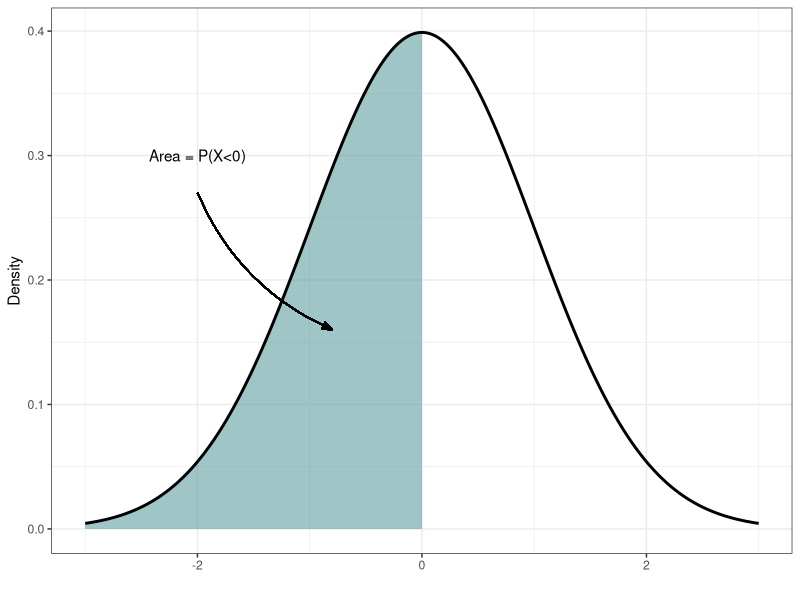
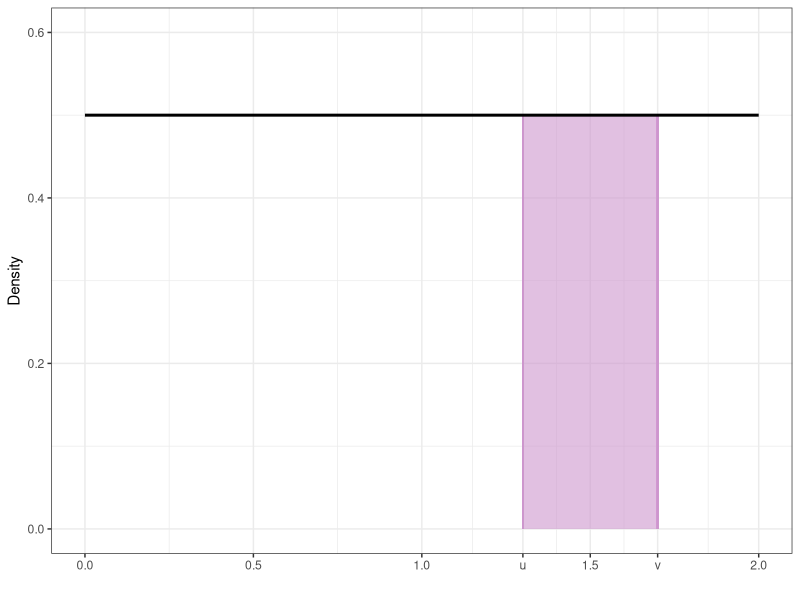
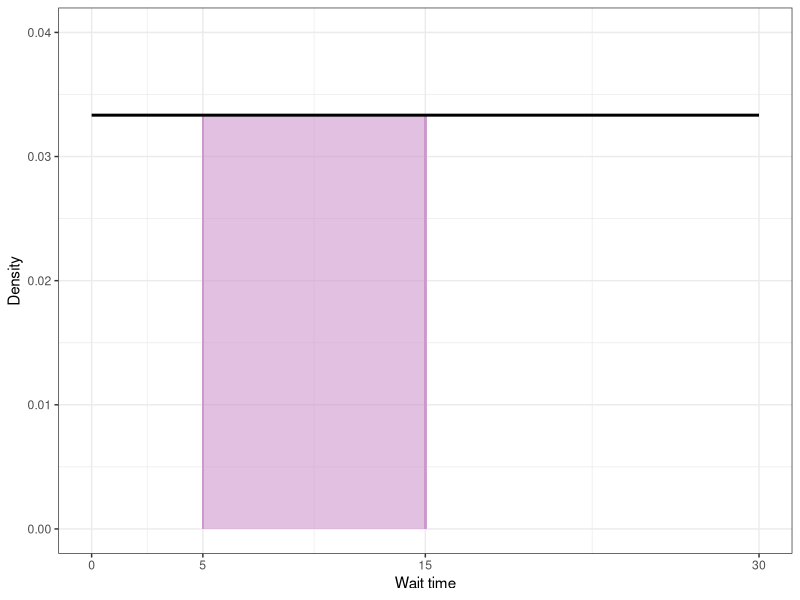
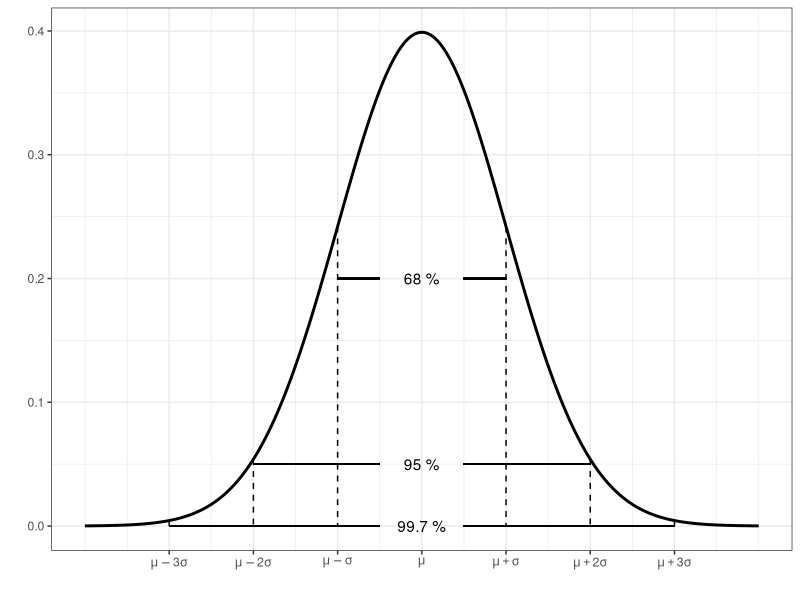
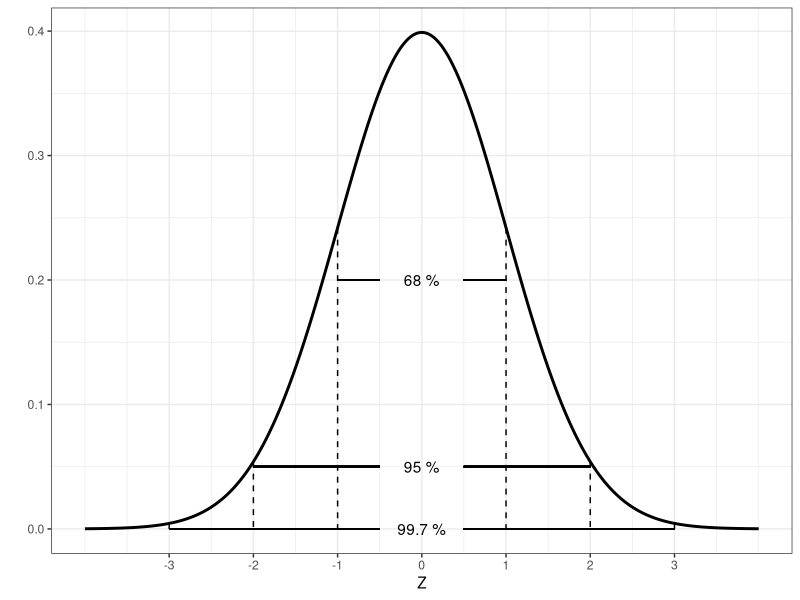
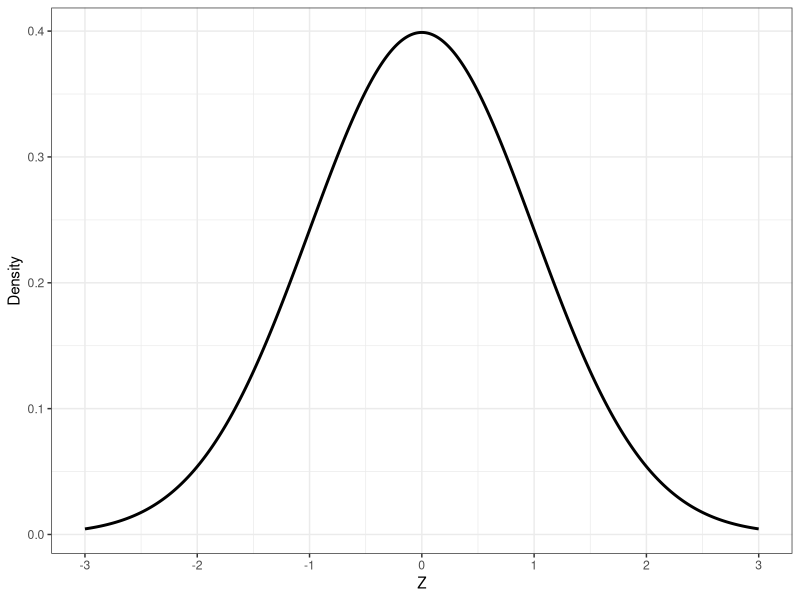
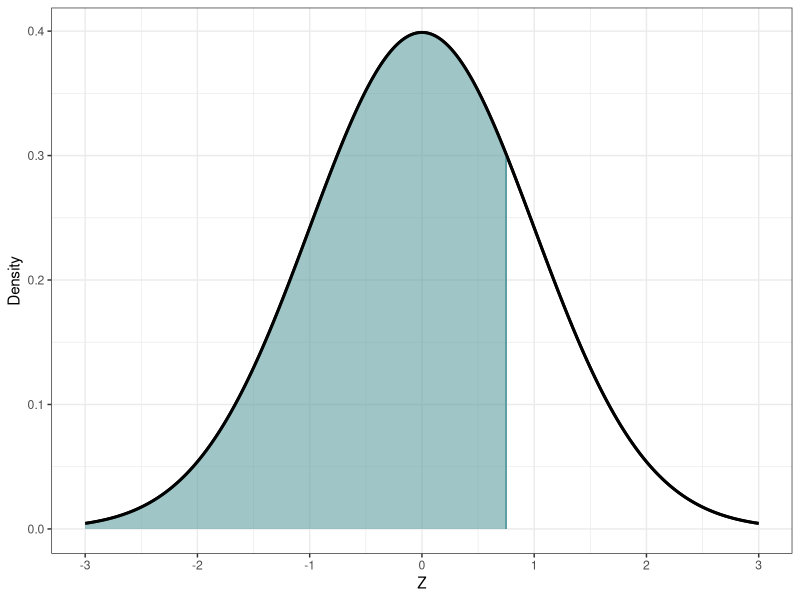
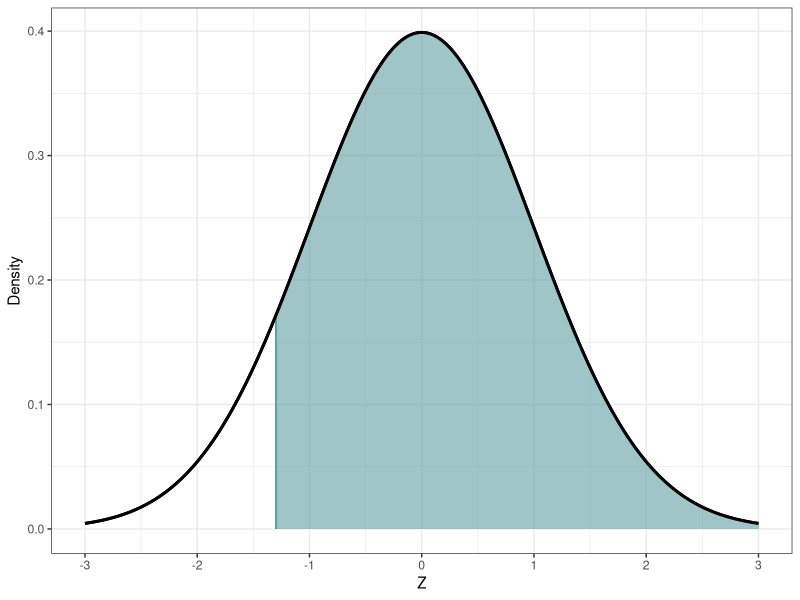

The R script that drew these images, in order:
require(ggplot2)

setwd(dirname(sys.frame(1)$ofile))

# density curve example
x <- seq(-3, 3, length=1000)
y <- dnorm(x)
dc <- data.frame(x=x, y=y)

g.dc <- ggplot(dc, aes(x=x, y=y))
g.dc <- g.dc + geom_area(aes(ymax=y), data=dc[dc$x<0,], fill='cadetblue', alpha=.6)
g.dc <- g.dc + geom_line(size=1)
g.dc <- g.dc + theme_bw() +xlab("") + ylab("Density")
g.dc <- g.dc + annotate("text", x=-2, y=.3, label="Area = P(X<0)")
g.dc <- g.dc + geom_curve(aes(x=-2, y=.27, xend=-.8, yend=.16), curvature = .2,
                          arrow=arrow(angle=20, length=unit(.1,"in"), type="closed"))

g.dc

ggsave('ch6_density_curve.png', width=4.5, height=2, units = "in")


# Uniform distribution
x <- seq(0,2,length=1000)
y <- dunif(x, 0, 2)
ud <- data.frame(x=x,y=y)

g.ud <- ggplot(ud, aes(x=x, y=y))
g.ud <- g.ud + geom_area(aes(ymax=y), data=ud[ud$x>1.3 & ud$x<1.7,], fill="plum3", alpha=.6)
g.ud <- g.ud + geom_segment(aes(x=1.3, y=0, xend=1.3, yend=.5), color="plum3") + 
    geom_segment(aes(x=1.7, y=0, xend=1.7, yend=.5), color="plum3")
g.ud <- g.ud + geom_line(size=1)
g.ud <- g.ud + theme_bw() + xlab("") + ylab("Density")
g.ud <- g.ud + scale_y_continuous(limits=c(0, .6))
g.ud <- g.ud + scale_x_continuous(breaks=c(0, .5, 1, 1.3, 1.5, 1.7, 2),
                                  labels=c("0.0", "0.5", "1.0", "u", "1.5", "v", "2.0"))

g.ud

ggsave('ch6_uniform.png', width=4, height=1.5, units = "in")

# Uniform distribution (bus)
x <- seq(0,30,length=1000)
y <- dunif(x, 0, 30)
y.c <- y[1]
bus <- data.frame(x=x,y=y)

g.bus <- ggplot(bus, aes(x=x, y=y))
g.bus <- g.bus + geom_area(aes(ymax=y), data=bus[bus$x>5 & bus$x<15,], fill="plum3", alpha=.6)
g.bus <- g.bus + geom_segment(aes(x=5, y=0, xend=5, yend=y.c), color="plum3") + 
    geom_segment(aes(x=15, y=0, xend=15, yend=y.c), color="plum3")
g.bus <- g.bus + geom_line(size=1)
g.bus <- g.bus + theme_bw() + xlab("Wait time") + ylab("Density")
g.bus <- g.bus + scale_y_continuous(limits=c(0, .04))
g.bus <- g.bus + scale_x_continuous(breaks=c(0, 5, 15, 30))

g.bus

ggsave('ch6_bus.png', width=4, height=1.5, units = "in")

# Normal distribution
x <- seq(-4, 4, length=1000)
y <- dnorm(x)
nd <- data.frame(x=x, y=y)

g.nd <- ggplot(nd, aes(x=x, y=y))
g.nd <- g.nd + geom_line(size=1)
g.nd <- g.nd + theme_bw() +xlab("") + ylab("")
g.nd <- g.nd + scale_x_continuous(breaks= -3:3,
                                  labels=expression(mu - 3*sigma, 
                                                    mu - 2*sigma,
                                                    mu - sigma,
                                                    mu,
                                                    mu + sigma,
                                                    mu + 2*sigma,
                                                    mu + 3*sigma))
g.nd <- g.nd + geom_segment(aes(x=x, y=y, xend=x, yend=rep(0,6)),
                            data=data.frame(x=c(-3:-1, 1:3), y=dnorm(c(-3:-1, 1:3))),
                            linetype="dashed")
g.nd <- g.nd + annotate("text", x=0, y=.2, label="68 %")
g.nd <- g.nd + geom_segment(aes(x=-.5, xend= -1, y=.2, yend=.2), size=.5)
g.nd <- g.nd + geom_segment(aes(x=.5, xend= 1, y=.2, yend=.2), size=.5) 
g.nd <- g.nd + annotate("text", x=0, y=.05, label="95 %")
g.nd <- g.nd + geom_segment(aes(x=-.5, xend= -2, y=.05, yend=.05), size=.5)
g.nd <- g.nd + geom_segment(aes(x=.5, xend= 2, y=.05, yend=.05), size=.5) 
g.nd <- g.nd + annotate("text", x=0, y=0, label="99.7 %")
g.nd <- g.nd + geom_segment(aes(x=-.5, xend= -3, y=0, yend=0), size=.5)
g.nd <- g.nd + geom_segment(aes(x=.5, xend= 3, y=0, yend=0), size=.5) 

g.nd

ggsave('ch6_normal.png', width=6, height=4, units = "in")

# Z  distribution
g.zd <- g.nd + xlab("Z")
g.zd <- g.zd + scale_x_continuous(breaks= -3:3)

g.zd

ggsave('ch6_zdist.png', width=6, height=4, units = "in")

# Standard normals
z <- seq(-3, 3, length=1000)
y <- dnorm(z)
sn <- data.frame(z=z, y=y)

g.norm <- ggplot(sn, aes(x=z, y=y))
g.norm <- g.norm + geom_line(size=1)
g.norm <- g.norm + theme_bw() +xlab("Z") + ylab("Density")
g.norm <- g.norm + scale_x_continuous(breaks= -3:3)

g.norm

# P(Z < .75)
g.ex01 <- g.norm + geom_area(aes(ymax=y), data=sn[sn$z<.75,], fill='cadetblue', alpha=.6)
g.ex01 <- g.ex01 + geom_segment(aes(x=.75, y=0, xend=.75, yend=dnorm(.75)), color="cadetblue")
g.ex01 <- g.ex01 + geom_line(size=1)

g.ex01

ggsave('ch6_ex01.png', width=4, height=1.5, units = "in")

# P(Z > -1.3)
g.ex02 <- g.norm + geom_area(aes(ymax=y), data=sn[sn$z>-1.3,], fill='cadetblue', alpha=.6)
g.ex02 <- g.ex02 + geom_segment(aes(x=-1.3, y=0, xend=-1.3, yend=dnorm(-1.3)), color="cadetblue")
g.ex02 <- g.ex02 + geom_line(size=1)

g.ex02

ggsave('ch6_ex02.png', width=4, height=1.5, units = "in")

# P(-0.2 < Z < 1.1)
g.ex03 <- g.norm + geom_area(aes(ymax=y), data=sn[sn$z>-.2 & sn$z< 1.1,], fill='cadetblue', alpha=.6)
g.ex03 <- g.ex03 + geom_segment(aes(x=-.2, y=0, xend=-.2, yend=dnorm(-.2)), color="cadetblue")
g.ex03 <- g.ex03 + geom_segment(aes(x=1.1, y=0, xend=1.1, yend=dnorm(1.1)), color="cadetblue")
g.ex03 <- g.ex03 + geom_line(size=1)

g.ex03

ggsave('ch6_ex03.png', width=4, height=1.5, units = "in")

# P(Z < z) = 0.35
g.ex04 <- g.norm + geom_area(aes(ymax=y), data=sn[sn$z< -.385 ,], fill='cadetblue', alpha=.6)
g.ex04 <- g.ex04 + geom_segment(aes(x=-.385, y=0, xend=-.385, yend=dnorm(-.385)), color="cadetblue")
g.ex04 <- g.ex04 + geom_line(size=1)
g.ex04 <- g.ex04 + scale_x_continuous(breaks=-.385, labels="?")
g.ex04 <- g.ex04 + annotate("text", x=-2.2, y=.35, label="Area = 0.35")
g.ex04 <- g.ex04 + geom_curve(aes(x=-2.2, y=.3, xend=-.8, yend=.12), curvature = .3,
                          arrow=arrow(angle=20, length=unit(.1,"in"), type="closed"))
g.ex04

ggsave('ch6_ex04.png', width=4, height=1.5, units = "in")

# Alpha example
g.alpha <- g.norm + geom_area(aes(ymax=y), data=sn[sn$z> 1.645 ,], fill='cadetblue', alpha=.6)
g.alpha <- g.alpha + geom_segment(aes(x=1.645, y=0, xend=1.645, yend=dnorm(1.645)), color="cadetblue")
g.alpha <- g.alpha + geom_line(size=1)
g.alpha <- g.alpha + scale_x_continuous(breaks=1.645, labels=expression(z[alpha]))
g.alpha <- g.alpha + annotate("text", x=2.2, y=.35, label="Area = α")
g.alpha <- g.alpha + geom_curve(aes(x=2.2, y=.3, xend=1.9, yend=.03), curvature = -.3,
                              arrow=arrow(angle=20, length=unit(.1,"in"), type="closed"))
g.alpha

ggsave('ch6_alpha.png', width=4, height=1.5, units = "in")

# Symmetry
g.sym <- g.norm + geom_area(aes(ymax=y), data=sn[sn$z> 1.5,], fill='cadetblue', alpha=.6)
g.sym <- g.sym + geom_area(aes(ymax=y), data=sn[sn$z < -1.5,], fill='cadetblue', alpha=.6)
g.sym <- g.sym + geom_segment(aes(x=-1.5, y=0, xend=-1.5, yend=dnorm(-1.5)), color="cadetblue")
g.sym <- g.sym + geom_segment(aes(x=1.5, y=0, xend=1.5, yend=dnorm(1.5)), color="cadetblue")
g.sym <- g.sym + geom_line(size=1)
g.sym <- g.sym + scale_x_continuous(breaks=c(-1.5, 1.5), labels=c("-c", "c"))
g.sym <- g.sym + annotate("text", x=2.2, y=.35, label="P(X>c)")
g.sym <- g.sym + geom_curve(aes(x=2.2, y=.3, xend=1.9, yend=.03), curvature = -.3,
                                arrow=arrow(angle=20, length=unit(.1,"in"), type="closed"))
g.sym <- g.sym + annotate("text", x=-2.2, y=.35, label="P(X>-c)")
g.sym <- g.sym + geom_curve(aes(x=-2.2, y=.3, xend=-1.9, yend=.03), curvature = .3,
                            arrow=arrow(angle=20, length=unit(.1,"in"), type="closed"))
g.sym

ggsave('ch6_sym.png', width=4, height=1.5, units = "in")


# Critical value alpha
g.crit1 <- g.norm + geom_area(aes(ymax=y), data=sn[sn$z> 1.645,], fill='cadetblue', alpha=.6)
g.crit1 <- g.crit1 + geom_segment(aes(x=1.645, y=0, xend=1.645, yend=dnorm(1.645)), color="cadetblue")
g.crit1 <- g.crit1 + geom_line(size=1)
g.crit1 <- g.crit1 + scale_x_continuous(breaks=1.645, labels=expression(z[alpha]==1.645))
g.crit1 <- g.crit1 + annotate("text", x=2.2, y=.35, label="Area = 0.05")
g.crit1 <- g.crit1 + geom_curve(aes(x=2.2, y=.3, xend=2.3, yend=.03), curvature = -.3,
                               arrow=arrow(angle=20, length=unit(.1,"in"), type="closed"))
g.crit1

ggsave('ch6_crit1.png', width=4, height=1.5, units = "in")

# Critical value alpha/2
g.crit2 <- g.norm + geom_area(aes(ymax=y), data=sn[sn$z> 1.96,], fill='cadetblue', alpha=.6)
g.crit2 <- g.crit2 + geom_area(aes(ymax=y), data=sn[sn$z < -1.96,], fill='cadetblue', alpha=.6)
g.crit2 <- g.crit2 + geom_segment(aes(x=-1.96, y=0, xend=-1.96, yend=dnorm(-1.96)), color="cadetblue")
g.crit2 <- g.crit2 + geom_segment(aes(x=1.96, y=0, xend=1.96, yend=dnorm(1.96)), color="cadetblue")
g.crit2 <- g.crit2 + geom_line(size=1)
g.crit2 <- g.crit2 + scale_x_continuous(breaks=c(-1.96, 1.96), labels=expression(-z[alpha/2]==-1.96, z[alpha/2]==1.96))
g.crit2 <- g.crit2 + annotate("text", x=2.2, y=.35, label="Area = 0.025")
g.crit2 <- g.crit2 + geom_curve(aes(x=2.2, y=.3, xend=2.3, yend=.03), curvature = -.3,
                            arrow=arrow(angle=20, length=unit(.1,"in"), type="closed"))
g.crit2 <- g.crit2 + annotate("text", x=-2.2, y=.35, label="Area = 0.025")
g.crit2 <- g.crit2 + geom_curve(aes(x=-2.2, y=.3, xend=-2.3, yend=.03), curvature = .3,
                            arrow=arrow(angle=20, length=unit(.1,"in"), type="closed"))
g.crit2

ggsave('ch6_crit2.png', width=4, height=1.5, units = "in")

# Sample dist histo
xb <- data.frame(x.bar= c(1, 1.5, 2, 1.5, 2, 2.5, 2, 2.5, 3))

g.xb <- ggplot(xb, aes(x=x.bar, y=..density..))
g.xb <- g.xb + geom_histogram(bins=5, color="black", fill="cadetblue")
g.xb <- g.xb + xlab(expression(bar(x))) + ylab("Density")

g.xb

ggsave('ch6_samp_dist.png', width=4, height=1, units = "in")
